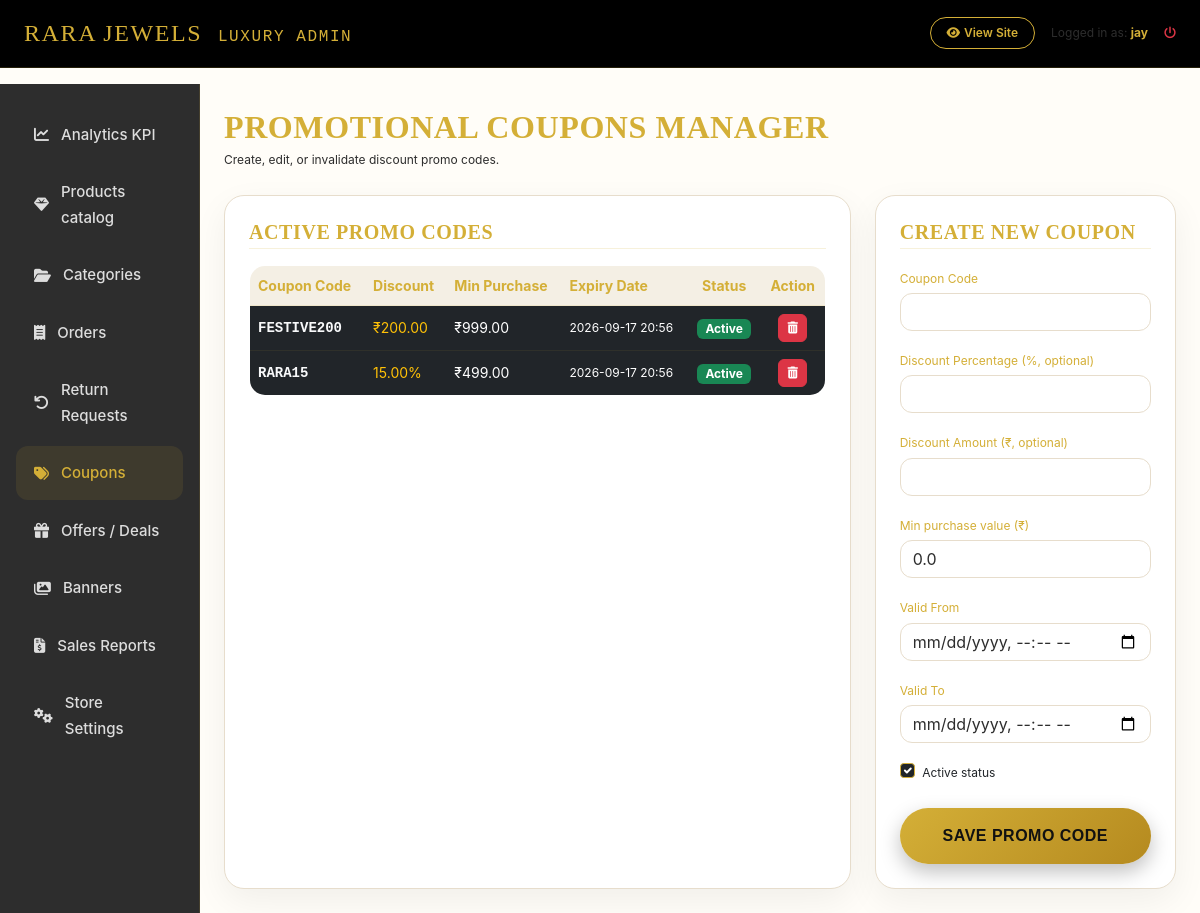
The app's page /luxury-admin/coupons/ (signed in) with its own data.
### accounts/models.py (models this page shows, shortened)
class User(AbstractBaseUser, PermissionsMixin):
    email = models.EmailField(unique=True)
    name = models.CharField(max_length=255)
    mobile = models.CharField(max_length=15)
    is_active = models.BooleanField(default=True)
    is_staff = models.BooleanField(default=False)
    date_joined = models.DateTimeField(default=timezone.now)
    objects = CustomUserManager()
    USERNAME_FIELD = 'email'
    REQUIRED_FIELDS = ['name', 'mobile']

### shop/models.py (models this page shows, shortened)
class Coupon(models.Model):
    code = models.CharField(max_length=50, unique=True)
    discount_percentage = models.DecimalField(max_digits=5, decimal_places=2, null=True, blank=True)
    discount_amount = models.DecimalField(max_digits=10, decimal_places=2, null=True, blank=True)
    min_purchase = models.DecimalField(max_digits=10, decimal_places=2, default=0.00)
    valid_from = models.DateTimeField()
    valid_to = models.DateTimeField()
    active = models.BooleanField(default=True)

### shop/admin_views.py (the view)
# urls.py: path('luxury-admin/coupons/', admin_views.admin_coupons_view, name='admin_coupons'),
@superuser_required
def admin_coupons_view(request):
    coupons = Coupon.objects.all().order_by('-valid_to')
    form = CouponForm()
    if request.method == 'POST':
        form = CouponForm(request.POST)
        if form.is_valid():
            form.save()
            messages.success(request, "New promo coupon created.")
            return redirect('shop:admin_coupons')
    return render(request, 'admin_dashboard/coupons.html', {'coupons': coupons, 'form': form})

### shop/forms.py
class CouponForm(forms.ModelForm):
    class Meta:
        model = Coupon
        fields = ['code', 'discount_percentage', 'discount_amount', 'min_purchase', 'valid_from', 'valid_to', 'active']
        widgets = {
            'code': forms.TextInput(attrs={'class': 'form-control bg-dark text-light border-gold'}),
            'discount_percentage': forms.NumberInput(attrs={'class': 'form-control bg-dark text-light border-gold'}),
            'discount_amount': forms.NumberInput(attrs={'class': 'form-control bg-dark text-light border-gold'}),
            'min_purchase': forms.NumberInput(attrs={'class': 'form-control bg-dark text-light border-gold'}),
            'valid_from': forms.DateTimeInput(attrs={'class': 'form-control bg-dark text-light border-gold', 'type': 'datetime-local'}),
            'valid_to': forms.DateTimeInput(attrs={'class': 'form-control bg-dark text-light border-gold', 'type': 'datetime-local'}),
            'active': forms.CheckboxInput(attrs={'class': 'form-check-input bg-dark border-gold'}),
        }

### shop/admin_views.py (called while the page is built)
def superuser_required(view_func):
    return user_passes_test(
        lambda u: u.is_authenticated and u.is_superuser,
        login_url='accounts:login'
    )(view_func)

### shop/context_processors.py (called while the page is built)
def store_context(request):
    parent_categories = Category.objects.filter(parent=None).prefetch_related('subcategories')
    cart_items_count = 0
    cart = None
    if request.user.is_authenticated:
        cart = Cart.objects.filter(user=request.user).first()
    else:
        session_key = request.session.session_key
        if session_key:
            cart = Cart.objects.filter(session_id=session_key).first()
    if cart:
        cart_items_count = cart.items_count
    wishlist_count = 0
    if request.user.is_authenticated:
        wishlist_count = Wishlist.objects.filter(user=request.user).count()
    settings_obj = StoreSetting.get_settings()
    return {
        'nav_categories': parent_categories,
        'cart_count': cart_items_count,
        'wishlist_count': wishlist_count,
        'store_settings': settings_obj,
        'current_year': timezone.now().year
    }

### shop/models.py (called while the page is built)
    @classmethod
    def get_settings(cls):
        obj, created = cls.objects.get_or_create(id=1)
        return obj

    @property
    def items_count(self):
        return sum(item.quantity for item in self.items.all())

### templates/admin_dashboard/coupons.html (shortened to what this page needs)
{% extends 'admin_dashboard/base_admin.html' %}
{% load static %}
{% block admin_content %}
<div class="d-flex justify-content-between align-items-center mb-4">
    <div>
        <h2 class="playfair-font text-gold mb-1">PROMOTIONAL COUPONS MANAGER</h2>
        <p class="text-xs text-light-dim mb-0">Create, edit, or invalidate discount promo codes.</p>
    </div>
</div>
<div class="row g-4">
    <div class="col-lg-8">
        <div class="glass-card p-4 h-100">
            <h5 class="playfair-font text-gold mb-3 border-bottom border-gold-dim pb-1">ACTIVE PROMO CODES</h5>
            <div class="table-responsive">
                <table class="table table-dark table-luxury m-0 text-sm align-middle">
                    <thead>
                        <tr>
                            <th>Coupon Code</th>
                            <th>Discount</th>
                            <th>Min Purchase</th>
                            <th>Expiry Date</th>
                            <th class="text-center">Status</th>
                            <th class="text-center">Action</th>
                        </tr>
                    </thead>
                    <tbody>
                        {% for c in coupons %}
                        <tr>
                            <td><strong class="text-light font-monospace">{{ c.code }}</strong></td>
                            <td class="text-warning">
                                {% if c.discount_percentage %}{{ c.discount_percentage }}%{% else %}₹{{ c.discount_amount }}{% endif %}
                            </td>
                            <td>₹{{ c.min_purchase }}</td>
                            <td class="text-xs text-light-dim">{{ c.valid_to|date:"Y-m-d H:i" }}</td>
                            <td class="text-center">
                                <span class="badge {% if c.active %}bg-success{% else %}bg-secondary{% endif %} px-2 py-1 text-xs">
                                    {% if c.active %}Active{% else %}Inactive{% endif %}
                                </span>
                            </td>
                            <td class="text-center">
                                <a href="{% url 'shop:admin_coupon_delete' c.pk %}" class="btn btn-xs btn-danger px-2 py-1 text-xs" title="Delete Coupon" onclick="return confirm('Delete this coupon code?');"><i class="fa-solid fa-trash-can"></i></a>
                            </td>
                        </tr>
                        {% empty %}
                        <tr>
                            <td colspan="6" class="text-center py-4 text-light-dim italic">No coupons defined. Create one on the right.</td>
                        </tr>
                        {% endfor %}
                    </tbody>
                </table>
            </div>
        </div>
    </div>
    <div class="col-lg-4">
        <div class="glass-card p-4">
            <h5 class="playfair-font text-gold mb-3 border-bottom border-gold-dim pb-1">CREATE NEW COUPON</h5>
            <form method="POST">
                <div class="mb-3">
                    <label class="text-xs text-gold mb-1">Coupon Code</label>
                    {{ form.code }}
                </div>
                <div class="mb-3">
                    <label class="text-xs text-gold mb-1">Discount Percentage (%, optional)</label>
                    {{ form.discount_percentage }}
                </div>
                <div class="mb-3">
                    <label class="text-xs text-gold mb-1">Discount Amount (₹, optional)</label>
                    {{ form.discount_amount }}
                </div>
                <div class="mb-3">
                    <label class="text-xs text-gold mb-1">Min purchase value (₹)</label>
                    {{ form.min_purchase }}
                </div>
                <div class="mb-3">
                    <label class="text-xs text-gold mb-1">Valid From</label>
                    {{ form.valid_from }}
                </div>
                <div class="mb-3">
                    <label class="text-xs text-gold mb-1">Valid To</label>
                    {{ form.valid_to }}
                </div>
                <div class="form-check mb-4">
                    {{ form.active }}
                    <label class="form-check-label text-xs text-dark" for="id_active">Active status</label>
                </div>
                <button type="submit" class="btn btn-gold w-100 rounded-pill py-3 font-semibold shadow-gold">
                    SAVE PROMO CODE
                </button>
            </form>
        </div>
    </div>
</div>
{% endblock %}

### templates/admin_dashboard/base_admin.html (shortened to what this page needs)
{% load static %}
<!DOCTYPE html>
<html lang="en">
<head>
    <link href="https://cdn.jsdelivr.net/npm/bootstrap@5.3.0/dist/css/bootstrap.min.css" rel="stylesheet">
    <link rel="stylesheet" href="https://cdnjs.cloudflare.com/ajax/libs/font-awesome/6.4.0/css/all.min.css">
    <link rel="stylesheet" href="{% static 'css/style.css' %}">
</head>
<body class="luxury-bg">
    <nav class="navbar navbar-expand-lg bg-black border-bottom border-gold-dim sticky-top py-2">
        <div class="container-fluid px-4">
            <a class="navbar-brand text-gold playfair-font fs-4 tracking-wide" href="{% url 'shop:admin_dashboard' %}">
                RARA JEWELS <span class="fs-6 text-light-dim font-monospace ms-2">LUXURY ADMIN</span>
            </a>
            <div class="d-flex align-items-center gap-3">
                <a href="{% url 'shop:home' %}" class="btn btn-xs btn-outline-gold rounded-pill px-3 text-xs"><i class="fa-solid fa-eye me-1"></i>View Site</a>
                <span class="text-xs text-light-dim">Logged in as: <strong class="text-gold">{{ user.name }}</strong></span>
                <a href="{% url 'accounts:logout' %}" class="text-danger text-xs hover-text-gold"><i class="fa-solid fa-power-off"></i></a>
            </div>
        </div>
    </nav>
    <div class="container-fluid px-0">
        <div class="row g-0">
            <div class="col-md-3 col-lg-2 admin-sidebar py-4 px-3">
                <div class="nav flex-column gap-1">
                    <a class="admin-nav-link" href="{% url 'shop:admin_dashboard' %}" id="nav-dashboard">
                        <i class="fa-solid fa-chart-line"></i>Analytics KPI
                    </a>
                    <a class="admin-nav-link" href="{% url 'shop:admin_products' %}" id="nav-products">
                        <i class="fa-solid fa-gem"></i>Products catalog
                    </a>
                    <a class="admin-nav-link" href="{% url 'shop:admin_categories' %}" id="nav-categories">
                        <i class="fa-solid fa-folder-open"></i>Categories
                    </a>
                    <a class="admin-nav-link" href="{% url 'shop:admin_orders' %}" id="nav-orders">
                        <i class="fa-solid fa-receipt"></i>Orders
                    </a>
                    <a class="admin-nav-link" href="{% url 'shop:admin_returns' %}" id="nav-returns">
                        <i class="fa-solid fa-arrow-rotate-left"></i>Return Requests
                    </a>
                    <a class="admin-nav-link" href="{% url 'shop:admin_coupons' %}" id="nav-coupons">
                        <i class="fa-solid fa-tags"></i>Coupons
                    </a>
                    <a class="admin-nav-link" href="{% url 'shop:admin_offers' %}" id="nav-offers">
                        <i class="fa-solid fa-gift"></i>Offers / Deals
                    </a>
                    <a class="admin-nav-link" href="{% url 'shop:admin_banners' %}" id="nav-banners">
                        <i class="fa-solid fa-images"></i>Banners
                    </a>
                    <a class="admin-nav-link" href="{% url 'shop:admin_reports' %}" id="nav-reports">
                        <i class="fa-solid fa-file-invoice-dollar"></i>Sales Reports
                    </a>
                    <a class="admin-nav-link" href="{% url 'shop:admin_settings' %}" id="nav-settings">
                        <i class="fa-solid fa-gears"></i>Store Settings
                    </a>
                </div>
            </div>
            <div class="col-md-9 col-lg-10 p-4">
                {% block admin_content %}{% endblock %}
            </div>
        </div>
    </div>
</body>
</html>

### static/css/style.css (style rules this page uses)
*, *::before, *::after { box-sizing: border-box; }
:root { --bg-main: #F8F4EC; --bg-section: #FFFDF8; --bg-card: #FFFFFF; --bg-soft: #EFE8DB; --gold: #D4AF37; --gold-dark: #B58A1F; --gold-light: #F4E2A1; --text: #2D2D2D; --text-light: #666666; --shadow: 0 15px 35px rgba(0, 0, 0, .08); --border: #E7DDCC; --font-heading: 'Outfit', sans-serif; --font-brand: 'Playfair Display', serif; --font-body: 'Inter', sans-serif; }
body { background: var(--bg-main); color: var(--text); font-family: var(--font-body); font-size: 15px; line-height: 1.7; overflow-x: hidden; background-repeat: no-repeat; background-size: cover; -webkit-font-smoothing: antialiased; }
.luxury-bg { background: var(--bg-section); }
h1, h2, h3, h4, h5, h6 { font-family: var(--font-heading); font-weight: 600; letter-spacing: .6px; color: #2D2D2D; }
.playfair-font { font-family: var(--font-brand) !important; }
a { color: #D4AF37; text-decoration: none; transition: all .35s ease; }
.text-gold { color: #D4AF37 !important; }
.border-gold { border-color: #D4AF37 !important; }
.border-gold-dim { border-color: rgba(212, 175, 55, .18) !important; }
.tracking-wide { letter-spacing: 1.6px !important; }
.text-xs { font-size: 12px !important; }
.text-sm { font-size: 14px !important; }
.btn-gold { background: linear-gradient(135deg, #D4AF37, #B58A1F); color: #111 !important; border: none; border-radius: 12px; font-family: var(--font-heading); font-weight: 600; letter-spacing: .5px; padding: 12px 24px; transition: all .35s ease; box-shadow: 0 8px 20px rgba(0, 0, 0, .25); }
.btn-outline-gold { background: transparent; color: #D4AF37; border: 1px solid #D4AF37; border-radius: 12px; font-weight: 600; transition: all .35s ease; }
.form-control, .form-select { background: #FFFFFF !important; border: 1px solid #E7DDCC !important; color: #2D2D2D !important; border-radius: 12px; box-shadow: none; }
.form-control::placeholder { color: #999; }
.glass-card { background: #FFFFFF; border: 1px solid #E7DDCC; border-radius: 20px; box-shadow: 0 12px 35px rgba(0, 0, 0, .06); }
.admin-sidebar { background: #2D2D2D; border-right: 1px solid rgba(212, 175, 55, .15); min-height: 100vh; }
.admin-nav-link { display: flex; align-items: center; gap: 12px; padding: 14px 18px; border-radius: 12px; color: #ddd; transition: .35s; font-weight: 500; }
.admin-nav-link:hover, .admin-nav-link.active { background: rgba(212, 175, 55, .10); color: #D4AF37; }
.table-luxury { background: #FFFFFF; border: 1px solid #E7DDCC; color: #2D2D2D; border-radius: 16px; overflow: hidden; }
.table-luxury th { background: #F4EFE4; color: #D4AF37; border-bottom: 1px solid rgba(212, 175, 55, .15); }
.table-luxury td { border-color: rgba(212, 175, 55, .08); }
button, .btn, a { transition: all .3s ease; }
html { scroll-behavior: smooth; overflow-x: hidden; }

### records on screen
User: name "jay"
Coupon: code "FESTIVE200", discount_amount "200.00", min_purchase "999.00", valid_to "2026-09-17 20:56", active "Active"
Coupon: code "RARA15", discount_percentage "15.00", min_purchase "499.00", valid_to "2026-09-17 20:56", active "Active"
